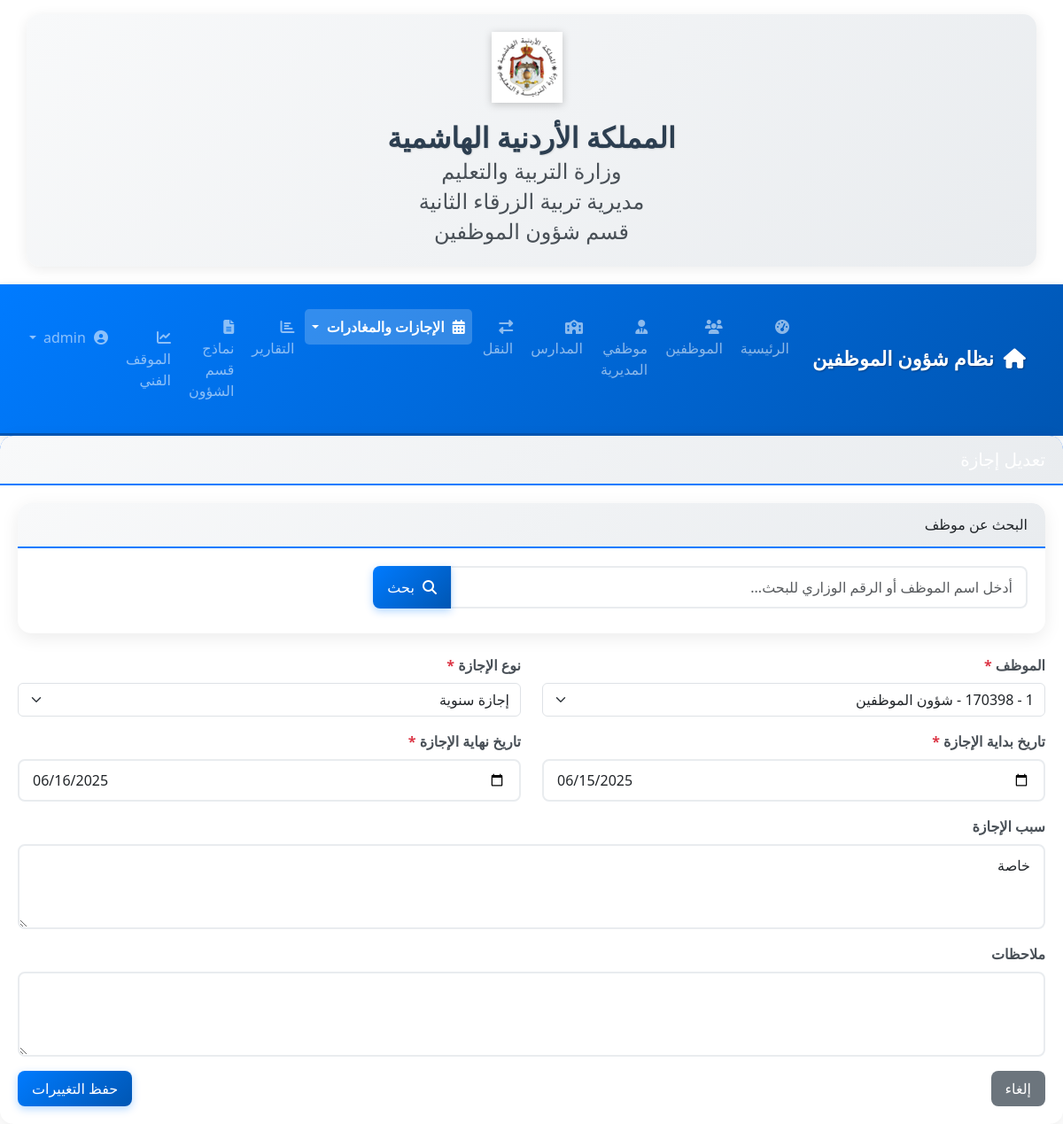
The page /leaves/edit/1 (signed in) on the database its author committed.
### models.py (models this page shows, shortened)
class Leave(db.Model):
    id = db.Column(db.Integer, primary_key=True)
    employee_id = db.Column(db.Integer, db.ForeignKey('employee.id'), nullable=False)  # الموظف
    leave_type = db.Column(db.String(50), nullable=False)  # نوع الإجازة (سنوية، مرضية، طارئة، بدون راتب، إلخ)
    start_date = db.Column(db.Date, nullable=False)  # تاريخ بداية الإجازة
    end_date = db.Column(db.Date, nullable=False)  # تاريخ نهاية الإجازة
    days_count = db.Column(db.Integer, nullable=False)  # عدد أيام الإجازة
    start_time = db.Column(db.Time, nullable=True)  # وقت بداية المغادرة
    end_time = db.Column(db.Time, nullable=True)  # وقت نهاية المغادرة
    hours_count = db.Column(db.Float, nullable=True)  # عدد ساعات المغادرة
    reason = db.Column(db.Text)  # سبب الإجازة
    notes = db.Column(db.Text)  # ملاحظات
    created_at = db.Column(db.DateTime, default=datetime.utcnow)  # تاريخ الإنشاء

class Employee(db.Model):
    id = db.Column(db.Integer, primary_key=True)
    ministry_number = db.Column(db.String(20), unique=True, nullable=False)  # الرقم الوزاري
    name = db.Column(db.String(100), nullable=False)  # الاسم
    civil_id = db.Column(db.String(20), unique=True, nullable=False)  # الرقم المدني (changed from national_id)
    gender = db.Column(db.String(10), nullable=False)  # الجنس
    job_title = db.Column(db.String(50), nullable=False)  # الوظيفة
    qualification = db.Column(db.String(50), nullable=False)  # المؤهل
    bachelor_specialization = db.Column(db.String(100))  # تخصص بكالوريوس
    high_diploma_specialization = db.Column(db.String(100))  # تخصص دبلوم العالي
    masters_specialization = db.Column(db.String(100))  # تخصص ماجستير
    phd_specialization = db.Column(db.String(100))  # تخصص دكتوراه
    subject = db.Column(db.String(100))  # المبحث الدراسي
    phone_number = db.Column(db.String(20))  # رقم الهاتف
    appointment_date = db.Column(db.Date, nullable=False)  # تاريخ التعيين
    school_id = db.Column(db.Integer, db.ForeignKey('school.id'), nullable=False)  # المدرسة
    is_directorate_employee = db.Column(db.Boolean, default=False)  # موظف مديرية
    school = db.relationship('School', backref=db.backref('employees', lazy=True))
    transfers = db.relationship('Transfer', backref='employee', lazy=True, cascade="all, delete-orphan")
    leaves = db.relationship('Leave', backref='employee', lazy=True, cascade="all, delete-orphan")
    leave_balances = db.relationship('LeaveBalance', backref='employee', lazy=True, cascade="all, delete-orphan")
    converted_departures = db.relationship('ConvertedDeparture', backref='employee', lazy=True, cascade="all, delete-orphan")
    monthly_departure_balances = db.relationship('MonthlyDepartureBalance', backref='employee', lazy=True, cascade="all, delete-orphan")

### routes/leave_routes.py (the view, shortened to what this page needs)
@leave.route('/leaves/edit/<int:id>', methods=['GET', 'POST'])
def edit_leave(id):
    leave = Leave.query.get_or_404(id)
    if leave.leave_type == 'مغادرة':
        flash('لا يمكن تعديل المغادرات من هنا', 'danger')
        return redirect(url_for('leave.leaves'))
    employees = Employee.query.filter_by(is_directorate_employee=True).order_by(Employee.name).all()
    return render_template('leave_form.html', employees=employees, leave=leave, leave_types=LEAVE_TYPES)

### app.py (called while the page is built)
@app.context_processor
def inject_now():
    return {'now': datetime.now()}

@app.context_processor
def inject_user():
    current_user = None
    if 'user_id' in session:
        current_user = User.query.get(session['user_id'])
    return dict(current_user=current_user)

@app.before_request
def check_login():
    allowed_routes = ['auth.login', 'static']
    if 'user_id' not in session and request.endpoint and not any(request.endpoint.startswith(route) for route in allowed_routes):
        return redirect(url_for('auth.login'))

### models.py (called while the page is built, shortened)
    def has_permission(self, permission=None):
        if self.is_admin:
            if permission:
                return True

### templates/leave_form.html (shortened to what this page needs)
{% extends 'base.html' %}
{% block content %}
<div class="card">
    <div class="card-header bg-primary text-white">
        <h5 class="mb-0">{{ 'تعديل إجازة' if leave else 'إضافة إجازة جديدة' }}</h5>
    </div>
    <div class="card-body">
        <div class="mb-4">
            <div class="card">
                <div class="card-header bg-light">
                    <h6 class="mb-0">البحث عن موظف</h6>
                </div>
                <div class="card-body">
                    <div class="row">
                        <div class="col-md-8">
                            <div class="input-group">
                                <input type="text" id="search_employee" class="form-control" placeholder="أدخل اسم الموظف أو الرقم الوزاري للبحث...">
                                <button class="btn btn-primary" type="button" id="search_employee_btn">
                                    <i class="fas fa-search"></i> بحث
                                </button>
                            </div>
                        </div>
                    </div>
                </div>
            </div>
        </div>
        <form method="POST" action="{{ url_for('leave.edit_leave', id=leave.id) if leave else url_for('leave.add_leave') }}">
            <div class="row mb-3">
                <div class="col-md-6">
                    <label for="employee_id" class="form-label">الموظف <span class="text-danger">*</span></label>
                    <select class="form-select" id="employee_id" name="employee_id" required>
                        {% for employee in employees %}
                        <option value="{{ employee.id }}" {% if leave and leave.employee_id == employee.id %}selected{% endif %}>
                            {{ employee.name }} - {{ employee.ministry_number }} - {{ employee.school.name }}
                        </option>
                        {% endfor %}
                    </select>
                </div>
                <div class="col-md-6">
                    <label for="leave_type" class="form-label">نوع الإجازة <span class="text-danger">*</span></label>
                    <select class="form-select" id="leave_type" name="leave_type" required>
                        {% for leave_type in leave_types %}
                        <option value="{{ leave_type }}" {% if leave and leave.leave_type == leave_type %}selected{% endif %}>
                            {{ leave_type }}
                        </option>
                        {% endfor %}
                    </select>
                </div>
            </div>
            <div class="row mb-3">
                <div class="col-md-6">
                    <label for="start_date" class="form-label">تاريخ بداية الإجازة <span class="text-danger">*</span></label>
                    <input type="date" class="form-control" id="start_date" name="start_date" value="{{ leave.start_date.strftime('%Y-%m-%d') if leave else '' }}" required>
                </div>
                <div class="col-md-6">
                    <label for="end_date" class="form-label">تاريخ نهاية الإجازة <span class="text-danger">*</span></label>
                    <input type="date" class="form-control" id="end_date" name="end_date" value="{{ leave.end_date.strftime('%Y-%m-%d') if leave else '' }}" required>
                </div>
            </div>
            <div class="mb-3">
                <label for="reason" class="form-label">سبب الإجازة</label>
                <textarea class="form-control" id="reason" name="reason" rows="3">{{ leave.reason if leave else '' }}</textarea>
            </div>
            <div class="mb-3">
                <label for="notes" class="form-label">ملاحظات</label>
                <textarea class="form-control" id="notes" name="notes" rows="3">{{ leave.notes if leave else '' }}</textarea>
            </div>
            <div class="d-flex justify-content-between">
                <a href="{{ url_for('leave.leaves') }}" class="btn btn-secondary">إلغاء</a>
                <button type="submit" class="btn btn-primary">{{ 'حفظ التغييرات' if leave else 'إضافة الإجازة' }}</button>
            </div>
        </form>
    </div>
</div>
{% endblock %}

### static/css/style.css (style rules this page uses)
.card { border: none; border-radius: 15px; box-shadow: 0 5px 20px rgba(0, 0, 0, 0.08); transition: all 0.3s ease; overflow: hidden; }
.card-header { background: linear-gradient(135deg, #f8f9fa 0%, #e9ecef 100%); border-bottom: 2px solid #007bff; font-weight: bold; padding: 15px 20px; border-radius: 15px 15px 0 0 !important; }
.card-body { padding: 20px; }
.btn { border-radius: 8px; font-weight: 500; padding: 8px 16px; transition: all 0.3s ease; border: none; position: relative; overflow: hidden; }
.btn:before { content: ''; position: absolute; top: 0; left: -100%; width: 100%; height: 100%; background: linear-gradient(90deg, transparent, rgba(255, 255, 255, 0.2), transparent); transition: left 0.5s; }
.btn-primary { background: linear-gradient(135deg, #007bff 0%, #0056b3 100%); box-shadow: 0 3px 10px rgba(0, 123, 255, 0.3); }
.form-control { border-radius: 8px; border: 2px solid #e9ecef; padding: 10px 15px; transition: all 0.3s ease; }
.form-label { font-weight: 600; color: #495057; margin-bottom: 8px; }
.fas, .far { margin-left: 5px; }

### rows shown on the page
Leave: employee_id "1 - 170398 - شؤون الموظفين", leave_type "إجازة سنوية", start_date "06/15/2025", end_date "06/16/2025", reason "خاصة"

### other values the page prints
{{ 'تعديل إجازة' if leave else 'إضافة إجازة جديدة' }} "تعديل إجازة"
{{ 'حفظ التغييرات' if leave else 'إضافة الإجازة' }} "حفظ التغييرات"
